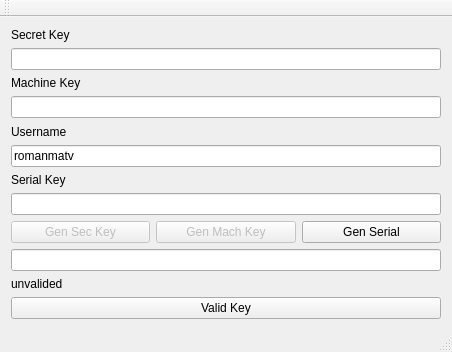
<?xml version="1.0" encoding="UTF-8"?>
<ui version="4.0">
 <class>MainWindow</class>
 <widget class="QMainWindow" name="MainWindow">
  <property name="geometry">
   <rect>
    <x>0</x>
    <y>0</y>
    <width>452</width>
    <height>352</height>
   </rect>
  </property>
  <property name="windowTitle">
   <string>KeyGen for RMOnlineRadio</string>
  </property>
  <widget class="QWidget" name="centralWidget">
   <layout class="QVBoxLayout" name="verticalLayout_2">
    <item>
     <layout class="QVBoxLayout" name="verticalLayout">
      <item>
       <widget class="QLabel" name="label">
        <property name="text">
         <string>Secret Key</string>
        </property>
       </widget>
      </item>
      <item>
       <widget class="QLineEdit" name="lineEdit">
        <property name="readOnly">
         <bool>true</bool>
        </property>
       </widget>
      </item>
      <item>
       <widget class="QLabel" name="label_3">
        <property name="text">
         <string>Machine Key</string>
        </property>
       </widget>
      </item>
      <item>
       <widget class="QLineEdit" name="lineEdit_3">
        <property name="readOnly">
         <bool>false</bool>
        </property>
       </widget>
      </item>
      <item>
       <widget class="QLabel" name="label_2">
        <property name="text">
         <string>Username</string>
        </property>
       </widget>
      </item>
      <item>
       <widget class="QLineEdit" name="lineEdit_2">
        <property name="text">
         <string>romanmatv</string>
        </property>
       </widget>
      </item>
      <item>
       <widget class="QLabel" name="label_4">
        <property name="text">
         <string>Serial Key</string>
        </property>
       </widget>
      </item>
      <item>
       <widget class="QLineEdit" name="lineEdit_4"/>
      </item>
      <item>
       <layout class="QHBoxLayout" name="horizontalLayout">
        <item>
         <widget class="QPushButton" name="pushButton_Secret">
          <property name="enabled">
           <bool>false</bool>
          </property>
          <property name="text">
           <string>Gen Sec Key</string>
          </property>
         </widget>
        </item>
        <item>
         <widget class="QPushButton" name="pushButton_Mashine">
          <property name="enabled">
           <bool>false</bool>
          </property>
          <property name="text">
           <string>Gen Mach Key</string>
          </property>
         </widget>
        </item>
        <item>
         <widget class="QPushButton" name="pushButton_Serial">
          <property name="text">
           <string>Gen Serial</string>
          </property>
         </widget>
        </item>
       </layout>
      </item>
      <item>
       <widget class="QLineEdit" name="lineEdit_5"/>
      </item>
      <item>
       <widget class="QLabel" name="label_5">
        <property name="text">
         <string>unvalided</string>
        </property>
       </widget>
      </item>
      <item>
       <widget class="QPushButton" name="pushButton">
        <property name="text">
         <string>Valid Key</string>
        </property>
       </widget>
      </item>
     </layout>
    </item>
   </layout>
  </widget>
  <widget class="QMenuBar" name="menuBar">
   <property name="geometry">
    <rect>
     <x>0</x>
     <y>0</y>
     <width>452</width>
     <height>21</height>
    </rect>
   </property>
  </widget>
  <widget class="QToolBar" name="mainToolBar">
   <attribute name="toolBarArea">
    <enum>TopToolBarArea</enum>
   </attribute>
   <attribute name="toolBarBreak">
    <bool>false</bool>
   </attribute>
  </widget>
  <widget class="QStatusBar" name="statusBar"/>
 </widget>
 <layoutdefault spacing="6" margin="11"/>
 <resources/>
 <connections/>
</ui>
